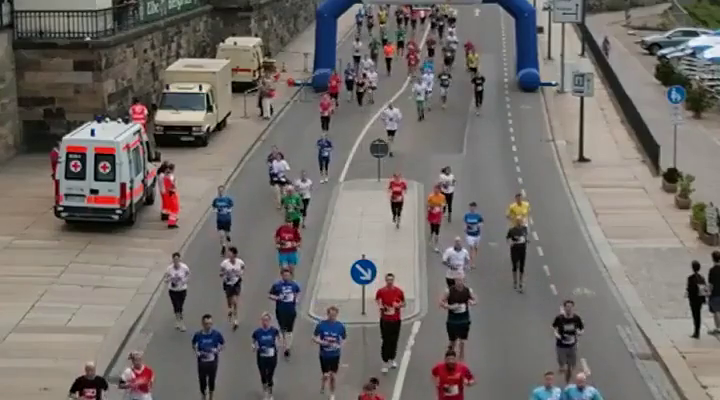
#> input picture frame 15 of Computer-Vision-Object-Tracking-with-OpenCV-and-Python-master/Video/run.mp4, 720 x 400 px
$ jupyter execute 01_Optical_Flow.ipynb
#> lines starting #> are read from the running program, lines starting #| are printed output that depends on the picture
[cell 1]
# Import Libraries
import cv2
import numpy as np


# Parameters for Shi-tomasi corner detection
st_params = dict(maxCorners=30,
                qualityLevel=0.2,
                minDistance=2,
                blockSize=7)

# Parameters for Lucas-Kande optical flow
lk_params=dict(winSize=(15,15),
              maxLevel=2,
              criteria=(cv2.TERM_CRITERIA_EPS | cv2.TERM_CRITERIA_COUNT,10,1))

# Video Capture
cap= cv2.VideoCapture('Video/run.mp4')

# Color for optical flow
color= (255,255,0) #RGB

# Read the capture and get the first frame
ret,first_frame = cap.read()
#> first_frame is the input picture: shape (400, 720, 3); mean B, G, R 106.7, 110.3, 115.7

# Convert frame to Grayscale
prev_gray = cv2.cvtColor(first_frame,cv2.COLOR_BGR2GRAY)
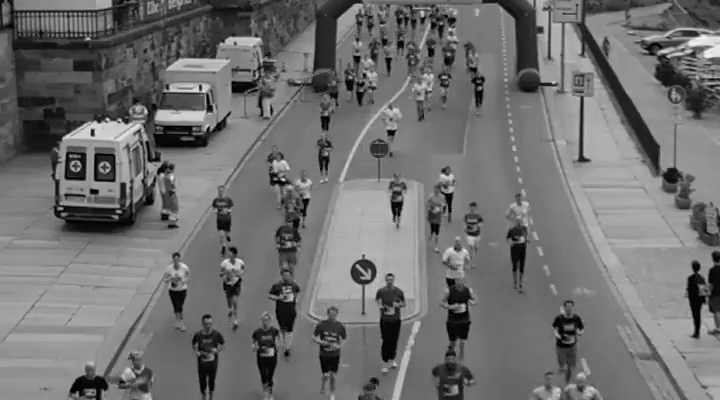
#> prev_gray: shape (400, 720); min 0, max 244, mean 111.5

# Find the strongest corners in the first frame
prev = cv2.goodFeaturesToTrack(prev_gray,mask=None , **st_params)
#> prev = 30 rows, first 8: [199, 90], [196, 89], [167, 89], [93, 136], [203, 95], [113, 179], [357, 264], [355, 266]

# Create an image with the same dimensions as the frame for later drawing purposes
mask = np.zeros_like(first_frame)

# While loop
while (cap.isOpened()):

    # Read the capture and get the first frame
    ret, frame = cap.read()
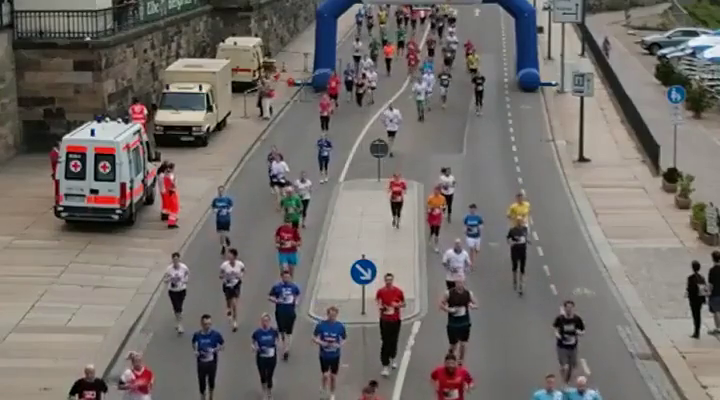
#> input picture frame 16 of Computer-Vision-Object-Tracking-with-OpenCV-and-Python-master/Video/run.mp4, 720 x 400 px
#> frame is the input picture: shape (400, 720, 3); mean B, G, R 106.7, 110.4, 115.8

    # Convert all frame to Grayscale (previously we did only the first frame)
    gray=cv2.cvtColor(frame,cv2.COLOR_BGR2GRAY)
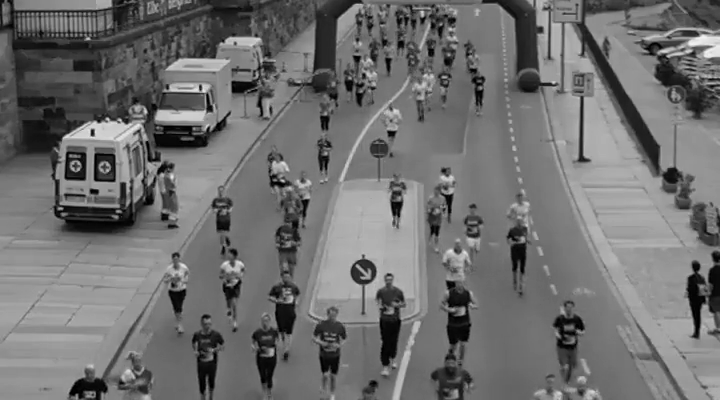
#> gray: shape (400, 720); min 0, max 242, mean 111.6

    # Calculate optical flow by Lucas-Kanade
    next,status,error=cv2.calcOpticalFlowPyrLK(prev_gray,gray,prev,None,**lk_params)
#> next = 30 rows, first 8: [199, 89.97], [196, 88.92], [167, 88.86], [92.96, 136], [203, 94.97], [113, 179], [357, 264], [355, 266]; status = 30 values from 1 to 1; error = 30 values, max 10.44 at index 10, min 0.327 at index 18, mean 3.42

    # Select good feature for the previous position
    good_old = prev[status==1]
#> good_old = 30 pairs, first value 57 to 462, second value 14 to 391

    # Select good feature for the next position
    good_new = next[status==1]
#> good_new = 30 pairs, first value 57 to 462, second value 14.01 to 393.3

    # Draw optical flow track
    for i , (new,old) in enumerate(zip(good_new,good_old)):

        # Return coordinates for the new point
        a,b= new.ravel()

        # Return coordinates for the old point
        c,d = old.ravel()

        # Draw line between new and old position
        mask = cv2.line(mask,
                       (a,b),
                       (c,d),
                       color,
                       2)

        # Draw filled circle
        frame = cv2.circle(frame,
                          (a,b),
                          3,
                          color,
                          -1)
#> this loop made 30 passes
#> (a, b, c, d) on passes 1 to 12: (199, 89.97, 199, 90), (196, 88.92, 196, 89), (167, 88.86, 167, 89), (92.96, 136, 93, 136), (203, 94.97, 203, 95), (113, 179, 113, 179), (357, 264, 357, 264), (355, 266, 355, 266), (209, 109.9, 209, 110), (96.02, 178, 96, 178), (462, 309.2, 462, 306), (68.99, 154.9, 69, 155)
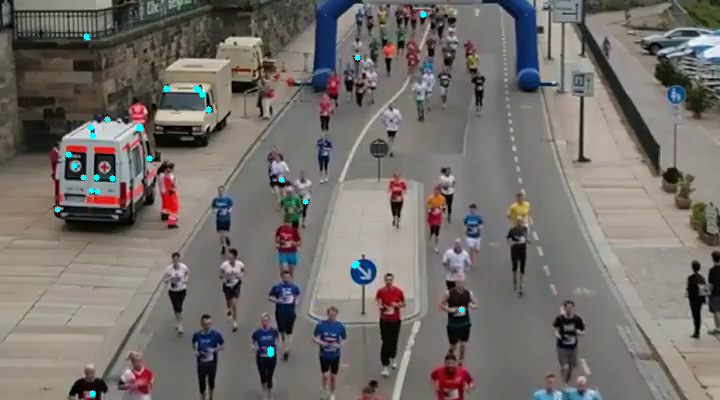
#> frame: shape (400, 720, 3); mean B, G, R 107.2, 110.9, 115.5
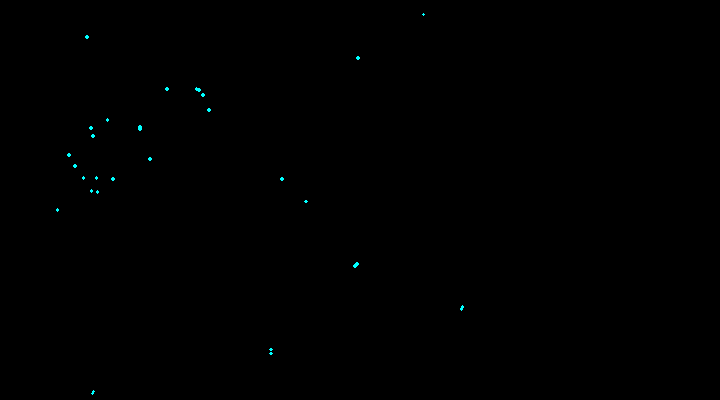
#> mask: shape (400, 720, 3); mean of channels 0, 1, 2 0.3, 0.3, 0; drawn as B, G, R

    # Overlay optical flow on original frame
    output = cv2.add(frame,mask)

    # Update previous frame
    prev_gray = gray.copy()

    # Update previous good features
    prev = good_new.reshape(-1,1,2)
#> prev has the same summary as next

    # Open new window and display the output
    cv2.imshow('Optical Flow',output)

    # Close the frame
    if cv2.waitKey(300) & 0xFF == ord('q'):
#> (key q is pressed here)
        break

# Release and Destroy
cap.release()
cv2.destroyAllWindows()

$ run again, starting later in the video
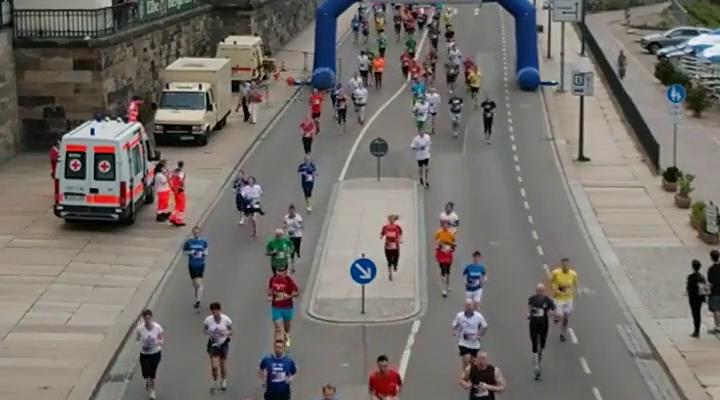
#> input picture frame 67 of Computer-Vision-Object-Tracking-with-OpenCV-and-Python-master/Video/run.mp4, 720 x 400 px
#> first_frame is the input picture: shape (400, 720, 3); mean B, G, R 107.4, 111.9, 116.3
#> `prev = cv2.goodFeaturesToTrack(prev_gray,mask=None , **st_params)`: prev = 30 rows, first 8: [198, 89], [166, 88], [139, 126], [92, 136], [355, 264], [109, 4], [204, 93], [56, 208]
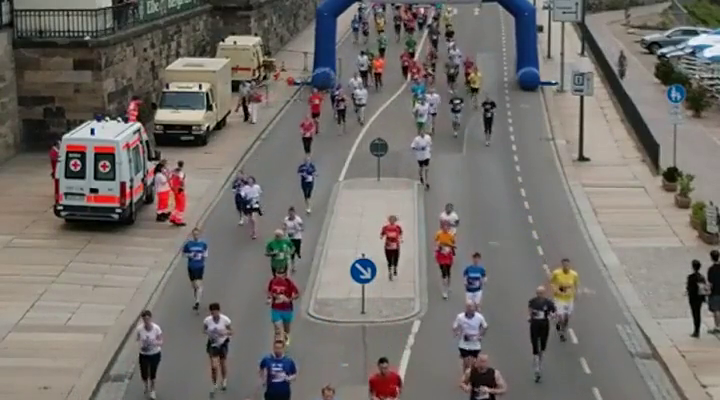
#> input picture frame 68 of Computer-Vision-Object-Tracking-with-OpenCV-and-Python-master/Video/run.mp4, 720 x 400 px
#> frame is the input picture: shape (400, 720, 3); mean B, G, R 107.7, 111.9, 116.5
#> next = 30 rows, first 8: [198, 89], [166, 87.89], [139, 126], [92.01, 136], [355, 264], [109, 3.97], [204, 92.99], [56.04, 207.9]; status = 30 values from 1 to 1; error = 30 values, max 9.55 at index 23, min 0 at index 11, mean 2.01
#> good_old = 30 pairs, first value 56 to 426, second value 4 to 285
#> good_new = 30 pairs, first value 56.04 to 426.5, second value 3.97 to 284.9
#> the loop `for i , (new,old) in enumerate(zip(good_new,good_old)):` made 30 passes
#> (a, b, c, d) on passes 1 to 8: (198, 89, 198, 89), (166, 87.89, 166, 88), (139, 126, 139, 126), (92.01, 136, 92, 136), (355, 264, 355, 264), (109, 3.97, 109, 4), (204, 92.99, 204, 93), (56.04, 207.9, 56, 208)
#> after the loop `for i , (new,old) in enumerate(zip(good_new,good_old)):`:
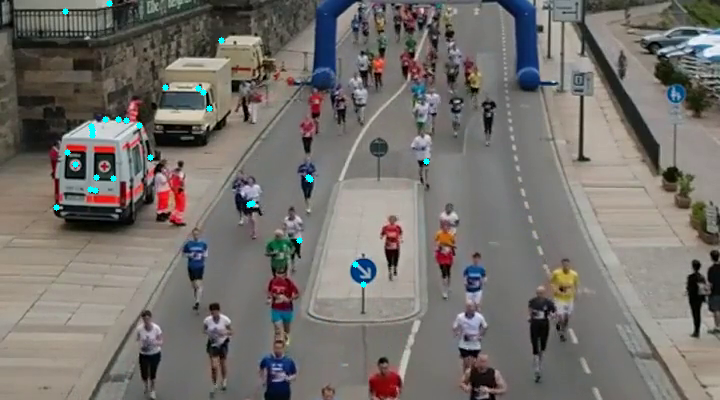
#> frame: shape (400, 720, 3); mean B, G, R 108.1, 112.4, 116.3
#> `prev = good_new.reshape(-1,1,2)`: prev has the same summary as next

$ run again, starting later in the video
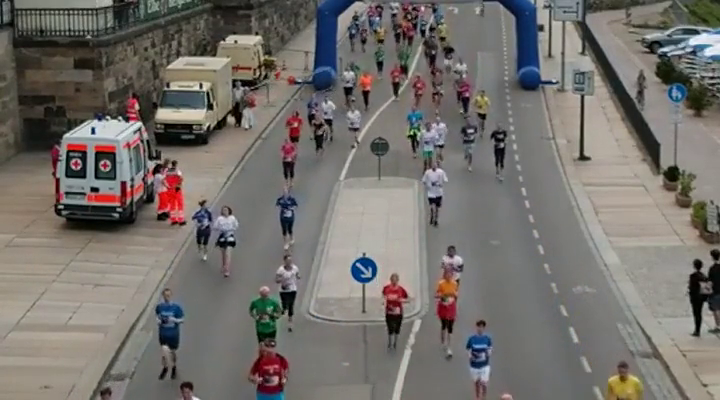
#> input picture frame 120 of Computer-Vision-Object-Tracking-with-OpenCV-and-Python-master/Video/run.mp4, 720 x 400 px
#> first_frame is the input picture: shape (400, 720, 3); mean B, G, R 108.1, 112.6, 116.6
#> `prev = cv2.goodFeaturesToTrack(prev_gray,mask=None , **st_params)`: prev = 30 rows, first 8: [199, 88], [196, 87], [413, 132], [93, 134], [167, 87], [169, 87], [140, 125], [57, 207]
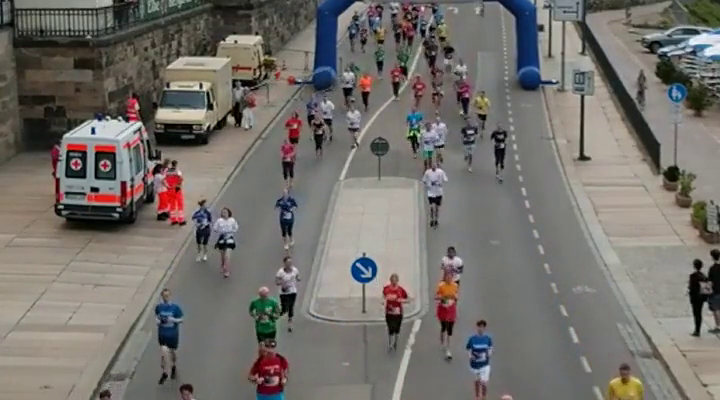
#> input picture frame 121 of Computer-Vision-Object-Tracking-with-OpenCV-and-Python-master/Video/run.mp4, 720 x 400 px
#> frame is the input picture: shape (400, 720, 3); mean B, G, R 107.9, 112.6, 116.4
#> next = 30 rows, first 8: [199, 88], [196, 87], [413, 133.3], [93, 134], [167, 87], [169, 87], [140, 125], [57, 207]; status = 30 values from 1 to 1; error = 30 values, max 8.4 at index 2, min 0 at index 0, mean 0.698
#> good_old = 30 pairs, first value 57 to 413, second value 13 to 274
#> good_new has the same summary as good_old
#> the loop `for i , (new,old) in enumerate(zip(good_new,good_old)):` made 30 passes
#> (a, b, c, d) on passes 1 to 8: (199, 88, 199, 88), (196, 87, 196, 87), (413, 133.3, 413, 132), (93, 134, 93, 134), (167, 87, 167, 87), (169, 87, 169, 87), (140, 125, 140, 125), (57, 207, 57, 207)
#> after the loop `for i , (new,old) in enumerate(zip(good_new,good_old)):`:
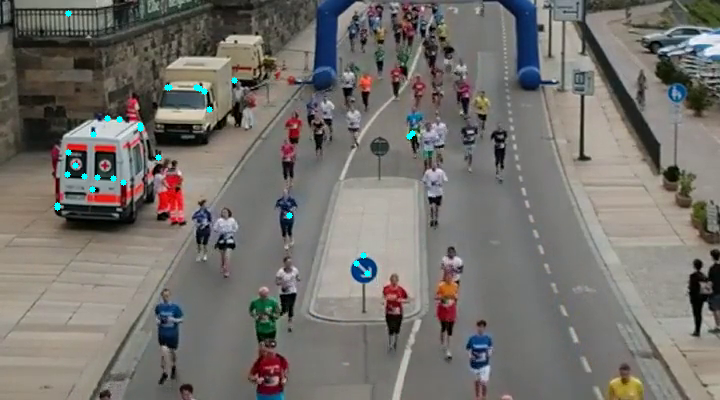
#> frame: shape (400, 720, 3); mean B, G, R 108.4, 113, 116.1
#> `prev = good_new.reshape(-1,1,2)`: prev has the same summary as next
